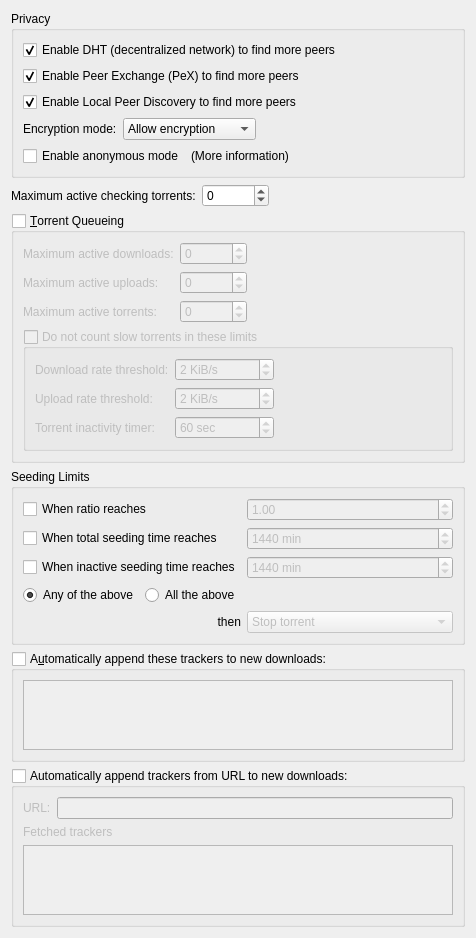
          <widget class="QWidget" name="scrollAreaWidgetContents_4">
           <property name="geometry">
            <rect>
             <x>0</x>
             <y>0</y>
             <width>413</width>
             <height>693</height>
            </rect>
           </property>
           <layout class="QVBoxLayout" name="verticalLayout_7">
            <item>
             <widget class="QGroupBox" name="AddBTFeaturesBox">
              <property name="title">
               <string>Privacy</string>
              </property>
              <layout class="QVBoxLayout" name="verticalLayout_14">
               <item>
                <widget class="QCheckBox" name="checkDHT">
                 <property name="toolTip">
                  <string>Find peers on the DHT network</string>
                 </property>
                 <property name="text">
                  <string>Enable DHT (decentralized network) to find more peers</string>
                 </property>
                 <property name="checked">
                  <bool>true</bool>
                 </property>
                </widget>
               </item>
               <item>
                <widget class="QCheckBox" name="checkPeX">
                 <property name="toolTip">
                  <string>Exchange peers with compatible Bittorrent clients (µTorrent, Vuze, ...)</string>
                 </property>
                 <property name="text">
                  <string>Enable Peer Exchange (PeX) to find more peers</string>
                 </property>
                 <property name="checked">
                  <bool>true</bool>
                 </property>
                </widget>
               </item>
               <item>
                <widget class="QCheckBox" name="checkLSD">
                 <property name="toolTip">
                  <string>Look for peers on your local network</string>
                 </property>
                 <property name="text">
                  <string>Enable Local Peer Discovery to find more peers</string>
                 </property>
                 <property name="checked">
                  <bool>true</bool>
                 </property>
                </widget>
               </item>
               <item>
                <layout class="QHBoxLayout">
                 <item>
                  <widget class="QLabel" name="lbl_encryption">
                   <property name="text">
                    <string>Encryption mode:</string>
                   </property>
                  </widget>
                 </item>
                 <item>
                  <widget class="QComboBox" name="comboEncryption">
                   <property name="toolTip">
                    <string>Allow encryption: Connect to peers regardless of setting
Require encryption: Only connect to peers with protocol encryption
Disable encryption: Only connect to peers without protocol encryption</string>
                   </property>
                   <item>
                    <property name="text">
                     <string>Allow encryption</string>
                    </property>
                   </item>
                   <item>
                    <property name="text">
                     <string>Require encryption</string>
                    </property>
                   </item>
                   <item>
                    <property name="text">
                     <string>Disable encryption</string>
                    </property>
                   </item>
                  </widget>
                 </item>
                 <item>
                  <spacer>
                   <property name="orientation">
                    <enum>Qt::Orientation::Horizontal</enum>
                   </property>
                   <property name="sizeHint" stdset="0">
                    <size>
                     <width>40</width>
                     <height>20</height>
                    </size>
                   </property>
                  </spacer>
                 </item>
                </layout>
               </item>
               <item>
                <layout class="QHBoxLayout" name="horizontalLayout_6">
                 <item>
                  <widget class="QCheckBox" name="checkAnonymousMode">
                   <property name="toolTip">
                    <string>Enable when using a proxy or a VPN connection</string>
                   </property>
                   <property name="text">
                    <string>Enable anonymous mode</string>
                   </property>
                  </widget>
                 </item>
                 <item>
                  <widget class="QLabel" name="label_anonymous">
                   <property name="text">
                    <string>(&lt;a href=&quot;https://github.com/universaltorrent/Universal Torrent/wiki/Anonymous-Mode&quot;&gt;More information&lt;/a&gt;)</string>
                   </property>
                   <property name="openExternalLinks">
                    <bool>true</bool>
                   </property>
                   <property name="textInteractionFlags">
                    <set>Qt::TextInteractionFlag::LinksAccessibleByKeyboard|Qt::TextInteractionFlag::LinksAccessibleByMouse</set>
                   </property>
                  </widget>
                 </item>
                 <item>
                  <spacer name="horizontalSpacer_14">
                   <property name="orientation">
                    <enum>Qt::Orientation::Horizontal</enum>
                   </property>
                   <property name="sizeHint" stdset="0">
                    <size>
                     <width>40</width>
                     <height>20</height>
                    </size>
                   </property>
                  </spacer>
                 </item>
                </layout>
               </item>
              </layout>
             </widget>
            </item>
            <item>
             <layout class="QHBoxLayout" name="horizontalLayout_20">
              <item>
               <widget class="QLabel" name="labelMaxActiveCheckingTorrents">
                <property name="text">
                 <string>Maximum active checking torrents:</string>
                </property>
               </widget>
              </item>
              <item>
               <widget class="QSpinBox" name="spinBoxMaxActiveCheckingTorrents">
                <property name="specialValueText">
                 <string notr="true">∞</string>
                </property>
                <property name="minimum">
                 <number>-1</number>
                </property>
                <property name="maximum">
                 <number>2147483647</number>
                </property>
               </widget>
              </item>
              <item>
               <spacer name="horizontalSpacer_21">
                <property name="orientation">
                 <enum>Qt::Orientation::Horizontal</enum>
                </property>
                <property name="sizeHint" stdset="0">
                 <size>
                  <width>40</width>
                  <height>20</height>
                 </size>
                </property>
               </spacer>
              </item>
             </layout>
            </item>
            <item>
             <widget class="QGroupBox" name="checkEnableQueueing">
              <property name="title">
               <string>&amp;Torrent Queueing</string>
              </property>
              <property name="checkable">
               <bool>true</bool>
              </property>
              <property name="checked">
               <bool>false</bool>
              </property>
              <layout class="QGridLayout" name="gridLayout_2">
               <item row="0" column="0">
                <widget class="QLabel" name="label_max_active_dl">
                 <property name="text">
                  <string>Maximum active downloads:</string>
                 </property>
                </widget>
               </item>
               <item row="0" column="1">
                <widget class="QSpinBox" name="spinMaxActiveDownloads">
                 <property name="specialValueText">
                  <string>∞</string>
                 </property>
                 <property name="minimum">
                  <number>-1</number>
                 </property>
                 <property name="maximum">
                  <number>2147483647</number>
                 </property>
                </widget>
               </item>
               <item row="0" column="2">
                <spacer name="horizontalSpacer_7">
                 <property name="orientation">
                  <enum>Qt::Orientation::Horizontal</enum>
                 </property>
                 <property name="sizeHint" stdset="0">
                  <size>
                   <width>40</width>
                   <height>20</height>
                  </size>
                 </property>
                </spacer>
               </item>
               <item row="1" column="0">
                <widget class="QLabel" name="label_max_active_up">
                 <property name="text">
                  <string>Maximum active uploads:</string>
                 </property>
                </widget>
               </item>
               <item row="1" column="1">
                <widget class="QSpinBox" name="spinMaxActiveUploads">
                 <property name="specialValueText">
                  <string>∞</string>
                 </property>
                 <property name="minimum">
                  <number>-1</number>
                 </property>
                 <property name="maximum">
                  <number>2147483647</number>
                 </property>
                </widget>
               </item>
               <item row="2" column="0">
                <widget class="QLabel" name="maxActiveTorrents_lbl">
                 <property name="text">
                  <string>Maximum active torrents:</string>
                 </property>
                </widget>
               </item>
               <item row="2" column="1">
                <widget class="QSpinBox" name="spinMaxActiveTorrents">
                 <property name="specialValueText">
                  <string>∞</string>
                 </property>
                 <property name="minimum">
                  <number>-1</number>
                 </property>
                 <property name="maximum">
                  <number>2147483647</number>
                 </property>
                </widget>
               </item>
               <item row="3" column="0" colspan="3">
                <widget class="QGroupBox" name="checkIgnoreSlowTorrentsForQueueing">
                 <property name="title">
                  <string>Do not count slow torrents in these limits</string>
                 </property>
                 <property name="checkable">
                  <bool>true</bool>
                 </property>
                 <property name="checked">
                  <bool>false</bool>
                 </property>
                 <layout class="QGridLayout" name="gridLayout_13">
                  <item row="0" column="0">
                   <widget class="QLabel" name="labelDownloadRateForSlowTorrents">
                    <property name="text">
                     <string>Download rate threshold:</string>
                    </property>
                   </widget>
                  </item>
                  <item row="0" column="1">
                   <widget class="QSpinBox" name="spinDownloadRateForSlowTorrents">
                    <property name="suffix">
                     <string> KiB/s</string>
                    </property>
                    <property name="maximum">
                     <number>2000000</number>
                    </property>
                    <property name="stepType">
                     <enum>QAbstractSpinBox::StepType::AdaptiveDecimalStepType</enum>
                    </property>
                    <property name="value">
                     <number>2</number>
                    </property>
                   </widget>
                  </item>
                  <item row="0" column="2">
                   <spacer name="horizontalSpacer_9">
                    <property name="orientation">
                     <enum>Qt::Orientation::Horizontal</enum>
                    </property>
                    <property name="sizeHint" stdset="0">
                     <size>
                      <width>40</width>
                      <height>20</height>
                     </size>
                    </property>
                   </spacer>
                  </item>
                  <item row="1" column="0">
                   <widget class="QLabel" name="labelUploadRateForSlowTorrents">
                    <property name="text">
                     <string>Upload rate threshold:</string>
                    </property>
                   </widget>
                  </item>
                  <item row="1" column="1">
                   <widget class="QSpinBox" name="spinUploadRateForSlowTorrents">
                    <property name="suffix">
                     <string> KiB/s</string>
                    </property>
                    <property name="maximum">
                     <number>2000000</number>
                    </property>
                    <property name="stepType">
                     <enum>QAbstractSpinBox::StepType::AdaptiveDecimalStepType</enum>
                    </property>
                    <property name="value">
                     <number>2</number>
                    </property>
                   </widget>
                  </item>
                  <item row="2" column="0">
                   <widget class="QLabel" name="labelSlowTorrentInactivityTimer">
                    <property name="text">
                     <string>Torrent inactivity timer:</string>
                    </property>
                   </widget>
                  </item>
                  <item row="2" column="1">
                   <widget class="QSpinBox" name="spinSlowTorrentsInactivityTimer">
                    <property name="suffix">
                     <string extracomment="seconds"> sec</string>
                    </property>
                    <property name="minimum">
                     <number>1</number>
                    </property>
                    <property name="maximum">
                     <number>999999</number>
                    </property>
                    <property name="value">
                     <number>60</number>
                    </property>
                   </widget>
                  </item>
                 </layout>
                </widget>
               </item>
              </layout>
             </widget>
            </item>
            <item>
             <widget class="QGroupBox" name="seedingLimitsBox">
              <property name="title">
               <string>Seeding Limits</string>
              </property>
              <layout class="QGridLayout" name="gridLayout_15">
               <item row="0" column="0">
                <widget class="QCheckBox" name="checkMaxRatio">
                 <property name="text">
                  <string>When ratio reaches</string>
                 </property>
                </widget>
               </item>
               <item row="0" column="1">
                <widget class="QDoubleSpinBox" name="spinMaxRatio">
                 <property name="enabled">
                  <bool>false</bool>
                 </property>
                 <property name="singleStep">
                  <double>0.050000000000000</double>
                 </property>
                 <property name="value">
                  <double>1.000000000000000</double>
                 </property>
                </widget>
               </item>
               <item row="0" column="2">
                <spacer name="horizontalSpacer_2">
                 <property name="orientation">
                  <enum>Qt::Orientation::Horizontal</enum>
                 </property>
                 <property name="sizeHint" stdset="0">
                  <size>
                   <width>40</width>
                   <height>20</height>
                  </size>
                 </property>
                </spacer>
               </item>
               <item row="1" column="0">
                <widget class="QCheckBox" name="checkMaxSeedingMinutes">
                 <property name="text">
                  <string>When total seeding time reaches</string>
                 </property>
                </widget>
               </item>
               <item row="1" column="1">
                <widget class="QSpinBox" name="spinMaxSeedingMinutes">
                 <property name="enabled">
                  <bool>false</bool>
                 </property>
                 <property name="suffix">
                  <string extracomment="minutes"> min</string>
                 </property>
                 <property name="maximum">
                  <number>9999999</number>
                 </property>
                 <property name="value">
                  <number>1440</number>
                 </property>
                </widget>
               </item>
               <item row="2" column="0">
                <widget class="QCheckBox" name="checkMaxInactiveSeedingMinutes">
                 <property name="text">
                  <string>When inactive seeding time reaches</string>
                 </property>
                </widget>
               </item>
               <item row="2" column="1">
                <widget class="QSpinBox" name="spinMaxInactiveSeedingMinutes">
                 <property name="enabled">
                  <bool>false</bool>
                 </property>
                 <property name="suffix">
                  <string extracomment="minutes"> min</string>
                 </property>
                 <property name="maximum">
                  <number>9999999</number>
                 </property>
                 <property name="value">
                  <number>1440</number>
                 </property>
                </widget>
               </item>
               <item row="3" column="0" colspan="2">
                <layout class="QHBoxLayout" name="layoutShareLimitsMode">
                 <item>
                  <widget class="QRadioButton" name="radioButtonShareLimitsModeAny">
                   <property name="text">
                    <string>Any of the above</string>
                   </property>
                   <property name="checked">
                    <bool>true</bool>
                   </property>
                  </widget>
                 </item>
                 <item>
                  <widget class="QRadioButton" name="radioButtonShareLimitsModeAll">
                   <property name="text">
                    <string>All the above</string>
                   </property>
                  </widget>
                 </item>
                 <item>
                  <spacer name="spacerShareLimitsMode">
                   <property name="orientation">
                    <enum>Qt::Orientation::Horizontal</enum>
                   </property>
                   <property name="sizeHint" stdset="0">
                    <size>
                     <width>40</width>
                     <height>20</height>
                    </size>
                   </property>
                  </spacer>
                 </item>
                </layout>
               </item>
               <item row="4" column="0">
                <widget class="QLabel" name="labelRatioLimitAct">
                 <property name="text">
                  <string>then</string>
                 </property>
                 <property name="alignment">
                  <set>Qt::AlignmentFlag::AlignRight|Qt::AlignmentFlag::AlignTrailing|Qt::AlignmentFlag::AlignVCenter</set>
                 </property>
                </widget>
               </item>
               <item row="4" column="1">
                <widget class="QComboBox" name="comboRatioLimitAct">
                 <property name="enabled">
                  <bool>false</bool>
                 </property>
                 <item>
                  <property name="text">
                   <string>Stop torrent</string>
                  </property>
                 </item>
                 <item>
                  <property name="text">
                   <string>Remove torrent</string>
                  </property>
                 </item>
                 <item>
                  <property name="text">
                   <string>Remove torrent and its files</string>
                  </property>
                 </item>
                 <item>
                  <property name="text">
                   <string>Enable super seeding for torrent</string>
                  </property>
                 </item>
                </widget>
               </item>
              </layout>
             </widget>
            </item>
            <item>
             <widget class="QGroupBox" name="checkEnableAddTrackers">
              <property name="title">
               <string>A&amp;utomatically append these trackers to new downloads:</string>
              </property>
              <property name="checkable">
               <bool>true</bool>
              </property>
              <property name="checked">
               <bool>false</bool>
              </property>
              <layout class="QGridLayout" name="gridLayout_16">
               <item row="0" column="0">
                <widget class="QPlainTextEdit" name="textTrackers">
                 <property name="tabChangesFocus">
                  <bool>true</bool>
                 </property>
                </widget>
               </item>
              </layout>
             </widget>
            </item>
            <item>
             <widget class="QGroupBox" name="checkAddTrackersFromURL">
              <property name="title">
               <string>Automatically append trackers from URL to new downloads:</string>
              </property>
              <property name="checkable">
               <bool>true</bool>
              </property>
              <property name="checked">
               <bool>false</bool>
              </property>
              <layout class="QVBoxLayout" name="checkAddTrackersFromURLLayout">
               <item>
                <layout class="QHBoxLayout" name="horizontalLayout_21">
                 <item>
                  <widget class="QLabel" name="labelCustomizeTrackersListUrl">
                   <property name="text">
                    <string>URL:</string>
                   </property>
                  </widget>
                 </item>
                 <item>
                  <widget class="QLineEdit" name="textTrackersURL"/>
                 </item>
                </layout>
               </item>
               <item>
                <widget class="QLabel" name="labeltrackersFromURL">
                 <property name="text">
                  <string>Fetched trackers</string>
                 </property>
                </widget>
               </item>
               <item>
                <widget class="QPlainTextEdit" name="textTrackersFromURL">
                 <property name="readOnly">
                  <bool>true</bool>
                 </property>
                </widget>
               </item>
              </layout>
             </widget>
            </item>
            <item>
             <spacer name="verticalSpacer_8">
              <property name="orientation">
               <enum>Qt::Orientation::Vertical</enum>
              </property>
              <property name="sizeHint" stdset="0">
               <size>
                <width>20</width>
                <height>40</height>
               </size>
              </property>
             </spacer>
            </item>
           </layout>
          </widget>
